Frame 1 (no input): blank canvas, image omitted
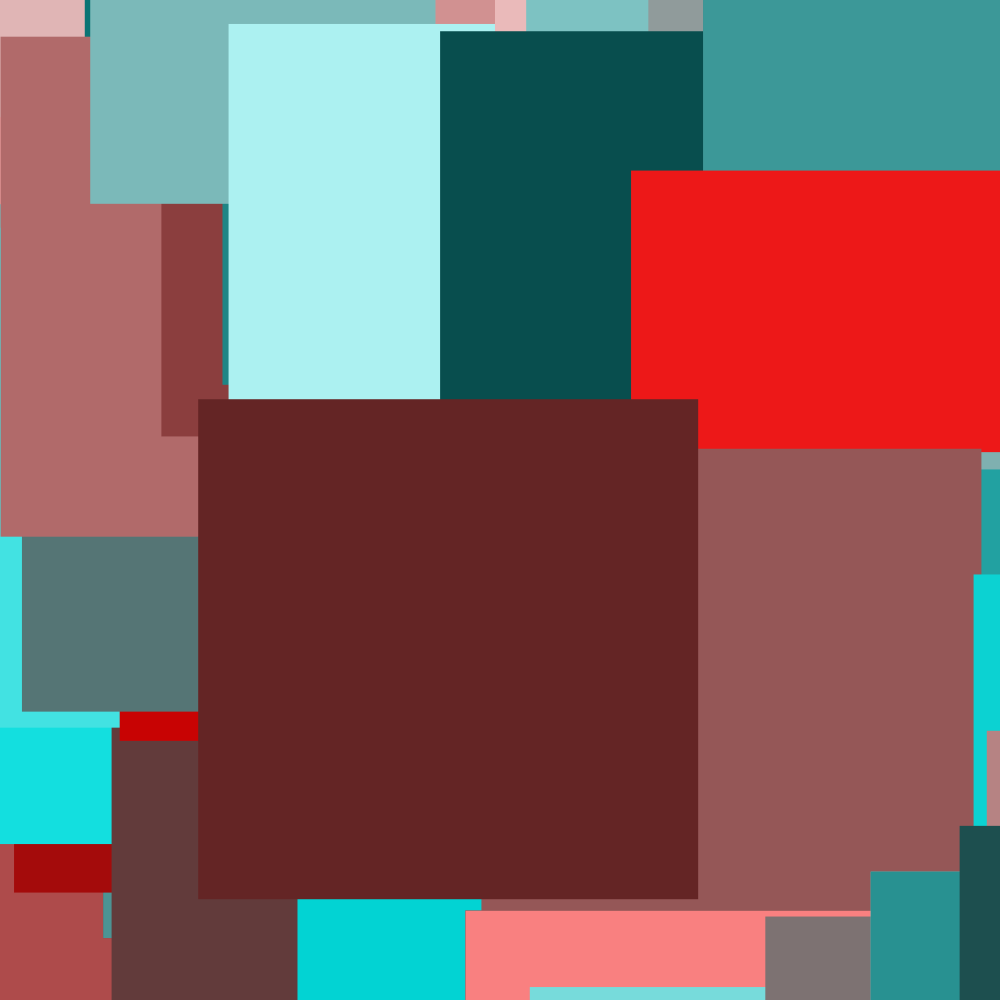
Frame 2 (the mouse pressed at the canvas centre, redrawn once)

The Processing sketch that drew this single still picture (run headless with seeded random() and noise(); the mouse was pressed at the canvas centre and the sketch redrawn once):

// Processing sketch: processing_46491
// ── processing_46491.pde

void setup () {
  size (1000,1000);
  noStroke ();
  smooth ();
  noLoop ();
  background (255);
}
 
void draw () {
  if (!mousePressed) return;
  background (255);
  drawRect (width/2,height/2,mouseX,7);
}
 
void drawRect (float x, float y, float radius, int num) {
  float r = random (255);
  float b = random (255);
  fill (r,b,b);
  rect (x, y, mouseX, mouseY);
  if (num > 1) {
    num = num - 1;
    for (int i = 0; i < 4; i++) {
      float a = random (0, TWO_PI);
      float newx = x + cos(a) * 100.0*i;
      float newy = y + sin(a) * 100.0*i;
      drawRect (newx, newy, radius/2, num);
    }
  }
}
 
void mousePressed () {
  redraw ();
}
